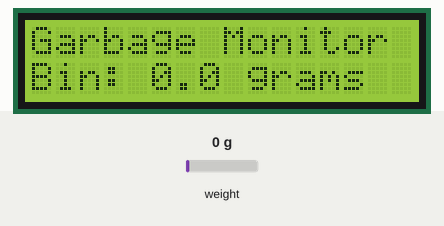
Simulated run of this sketch. Board: Arduino Uno, built with avr-gcc and run on an emulated ATmega328P. Shown: 16×2 character LCD. Inputs (shaded band) come from the test bench; at power-on: weight on the scale 0 g. What the sketch prints to the serial monitor is not drawn.

Above: at 11.2 s.
11.3 s: weight on the scale set to 933 g
At 12.5 s:
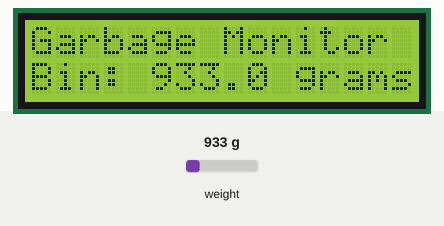
12.8 s: weight on the scale set to 1075 g
At 13.6 s:
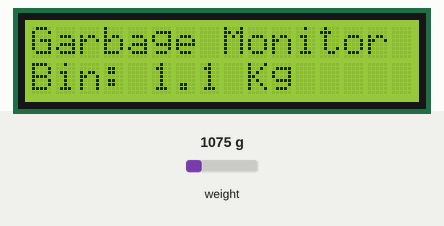
14.3 s: weight on the scale set to 100 g
At 15.7 s:
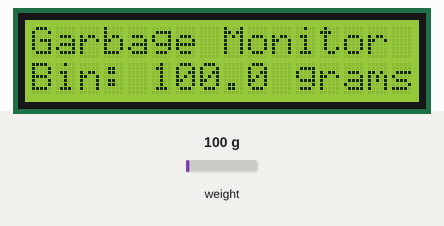
Timing chart, 0 to 17.3 s (numbered marks = the images above; inputs shaded):
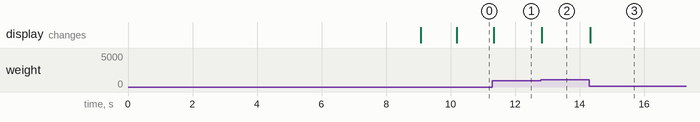

Measured:
- the behaviour switches between 999 and 1000 g on weight on the scale (found by bisection; images 1 and 2)
- after the input at 11.3 s, the display: changes at once (image 1)
- after the input at 12.8 s, the display: changes at once (image 2)
- after the input at 14.3 s, the display: changes at once (image 3)

The sketch:

garbage.ino
```cpp
#include <LiquidCrystal.h>
#include "HX711.h"

#define DOUT  A2
#define CLK  A3

HX711 scale(DOUT, CLK);
#define calibration_factor -160.0

LiquidCrystal lcd(4, 5, 6, 7, 8, 9);

char rxd;
float grams = 0;
char number[] = "01751878387";
int timer = 0;

void setup() {
  lcd.begin(16, 2);
  lcd.clear();
  Serial.begin(9600);
  scale.set_scale(calibration_factor);

  GSM_init();
  scale.tare();
}

void loop() {
  read_scale();

  lcd.setCursor(0,0);
  lcd.print("Garbage Monitor ");
  lcd.setCursor(0,1);
  lcd.print("Bin: ");
  if(grams < 1000){
    lcd.print(grams, 1);
    lcd.print(" grams   ");
  }
  else{
    grams /= 1000;
    lcd.print(grams, 1);
    lcd.print(" Kg      ");

    if(grams > 10) {
      if(timer == 0) send_SMS();
      timer++;
      if(timer == 600) timer = 0;
    }
    else timer = 0;
  }
}

void read_scale(){
  grams = scale.get_units();
  if(grams < 0) grams = 0;
  delay(10);
}

void GSM_init(){
  lcd.setCursor(0,0);
  lcd.print("Please wait..");
  lcd.setCursor(0,1);
  lcd.print("Clear bin place.");
  delay(5000);
  Serial.println("AT");
  delay(1000);
  Serial.println("ATE0");
  delay(1000);
  Serial.println("AT+CMGF=1");
  delay(1000);
  Serial.println("AT+CNMI=1,2,0,0,0");
  delay(1000);
  lcd.clear();
}


void send_SMS(){
  lcd.clear();
  lcd.setCursor(0,0);
  lcd.print("Sending SMS..");
  Serial.println("AT+CMGF=1");
  delay(1000);
  Serial.print("AT+CMGS=\"");
  Serial.print(number);
  Serial.println("\"");
  delay(1000);
  Serial.println("Bin is overhold. Please clean the bin.");
  Serial.print("Bin: ");
  Serial.print(grams, 1);
  Serial.println(" kg");
  Serial.write(0x1A);
  Serial.println();
  delay(5000);
  lcd.clear();
}
```
